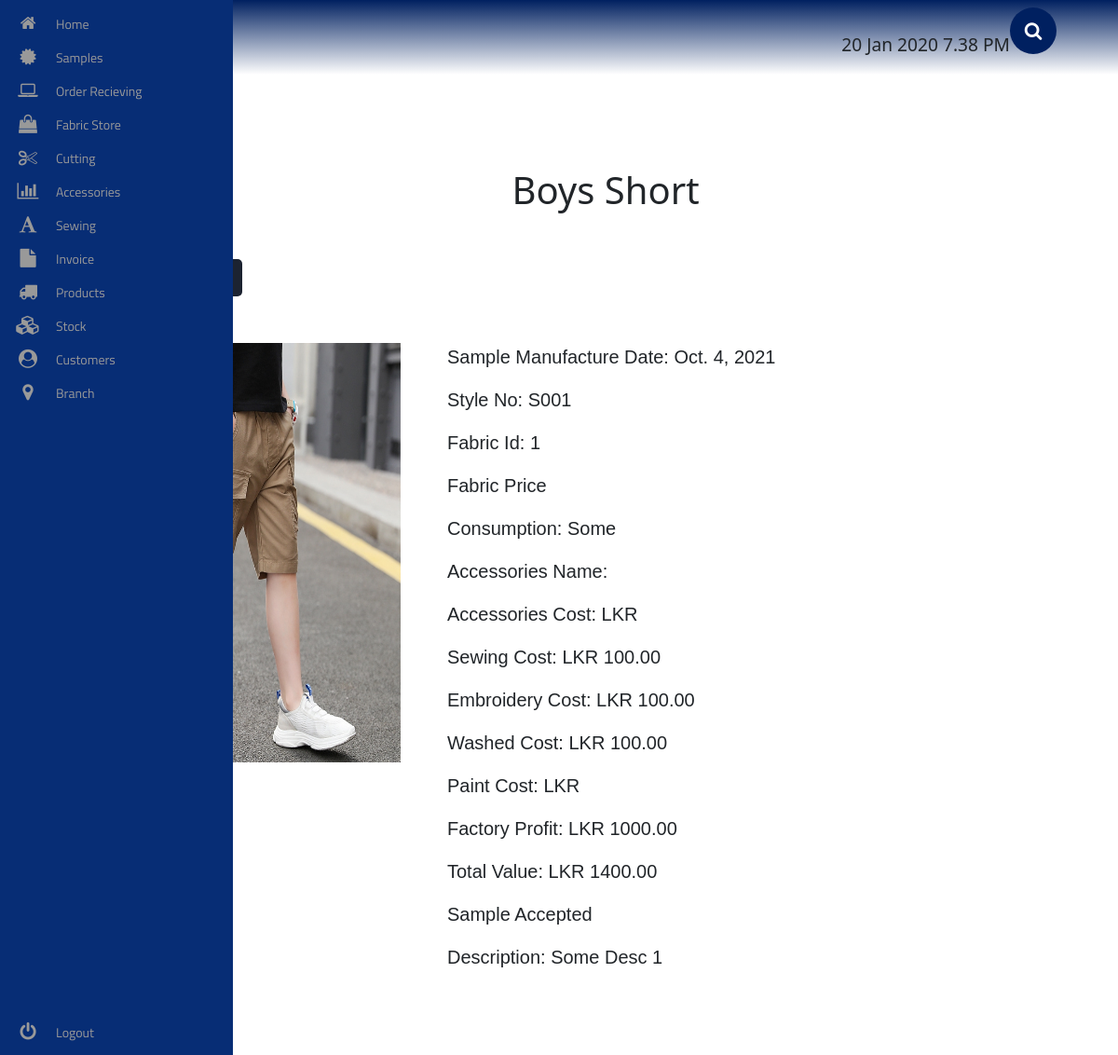
The page /sample/boys-short/1/ on the database its author committed.
### sample/models.py (models this page shows, shortened)
class BoysShort(models.Model):
    img = models.ImageField(upload_to='products/boys/boys-short/img/')
    sample_manufactured_date = models.DateField()
    style_no = models.CharField(max_length=1000)
    fabric = models.ForeignKey(OrderOut, on_delete=models.SET_NULL, null=True, blank=True)
    consumption = models.CharField(max_length=1000)
    accessories = models.ForeignKey(AccSentOut, on_delete=models.SET_NULL, null=True, blank=True)
    sewing_cost = models.DecimalField(decimal_places=2, max_digits=100000)
    embroidery_cost = models.DecimalField(decimal_places=2, max_digits=100000)
    washed_cost = models.DecimalField(decimal_places=2, max_digits=100000)
    paint_cost = models.DecimalField(decimal_places=2, max_digits=100000)
    factory_profit = models.DecimalField(decimal_places=2, max_digits=100000)
    total_value = models.DecimalField(decimal_places=2, max_digits=100000)
    accepted = models.BooleanField(default=True)
    description = models.CharField(max_length=1000)

### sample/views.py (the view)
# urls.py: path('boys-short/<int:id>/', boys_short_view, name="boys_short_view"),
def boys_short_view(request, id):
    template = 'boys/short/boys_short.html'
    try:
        obj = BoysShort.objects.get(id=id)
    except BoysShort.DoesNotExist:
        raise Http404
    if request.method == 'POST':
        form = BoysShortForm(data=request.POST, instance=obj)
        if form.is_valid():
            form.save()
    else:
        form = BoysShortForm(instance=obj)
    context = {
        'object': obj,
        'form': form,
    }
    return render(request, template, context)

### sample/templates/boys/short/boys_short.html (shortened to what this page needs)
<!DOCTYPE html>
<html lang="en">
{% extends 'base.html' %}
{% load static %}
{% load crispy_forms_tags %}
{% load crispy_forms_filters %}
    {% block extra_css %}
        <link rel="stylesheet" href="{% static 'sample/css/boys/short/boys_short.css' %}">
    {% endblock %}
    {% block content %}
        <div class="boys__short__container">
            <h1> Boys Short </h1>
            <div class="boys__short__btn">
                <button>
                    <a href="{% url 'sample:boys_short_print_view' object.id %}" target="_blank"> Print  </a>
                </button>
                <button onclick="FormDisplay()" id="edit-btn"> Edit </button>
            </div>
            <div class="boys__short__wrapper">
                <img src="{{ object.img.url }}" alt="img" class="boys__short__img">
                <div class="boys__short__details">
                    <p> Sample Manufacture Date: {{ object.sample_manufactured_date }} </p>
                    <p> Style No: {{ object.style_no }} </p>
                    <p> Fabric Id: {{ object.fabric_id }} </p>
                    <p> Fabric Price {{ object.fabric_price }} </p>
                    <p> Consumption: {{ object.consumption }} </p>
                    <p> Accessories Name: {{ object.acc_name }} </p>
                    <p> Accessories Cost: LKR {{ object.acc_cost }} </p>
                    <p> Sewing Cost: LKR {{ object.sewing_cost }} </p>
                    <p> Embroidery Cost: LKR {{ object.embroidery_cost}} </p>
                    <p> Washed Cost: LKR {{ object.washed_cost }} </p>
                    <p> Paint Cost: LKR {{ object.pain_cost}} </p>
                    <p> Factory Profit: LKR {{ object.factory_profit }} </p>
                    <p> Total Value: LKR {{ object.total_value }} </p>
                    <p> {% if object.accepted == True %}
                        Sample Accepted
                        {% else %}
                        Sample Rejected
                        {% endif %}
                    </p>
                    <p> Description: {{ object.description }} </p>
                </div>
            </div>
        </div>
    {% endblock %}

### sample/static/sample/css/boys/short/boys_short.css (style rules this page uses)
.boys__short__container { margin: 100px 0 50px 100px; display: flex; flex-direction: column; justify-content: center; }
.boys__short__container h1 { text-align: center; margin-bottom: 50px; }
.boys__short__wrapper { display: flex; float: left; }
.boys__short__img { width: 30%; height: 450px; }
.boys__short__details { margin-left: 50px; width: 70%; }
.boys__short__details p { font-size: 20px; font-family: Helvetica; }
.boys__short__btn { display: flex; float: right; margin-bottom: 50px; }
.boys__short__btn button { outline: none; border: none; height: 40px; width: 60px; background: #1C2331; border-radius: 5px; color: #fff; margin-left: 20px; }
.boys__short__btn a { text-decoration: none; color: #fff; }

### rows shown on the page
BoysShort: img (picture), sample_manufactured_date "Oct. 4, 2021", style_no "S001", fabric_id "1", consumption "Some", sewing_cost "100.00", embroidery_cost "100.00", washed_cost "100.00", factory_profit "1000.00", total_value "1400.00", description "Some Desc 1"
